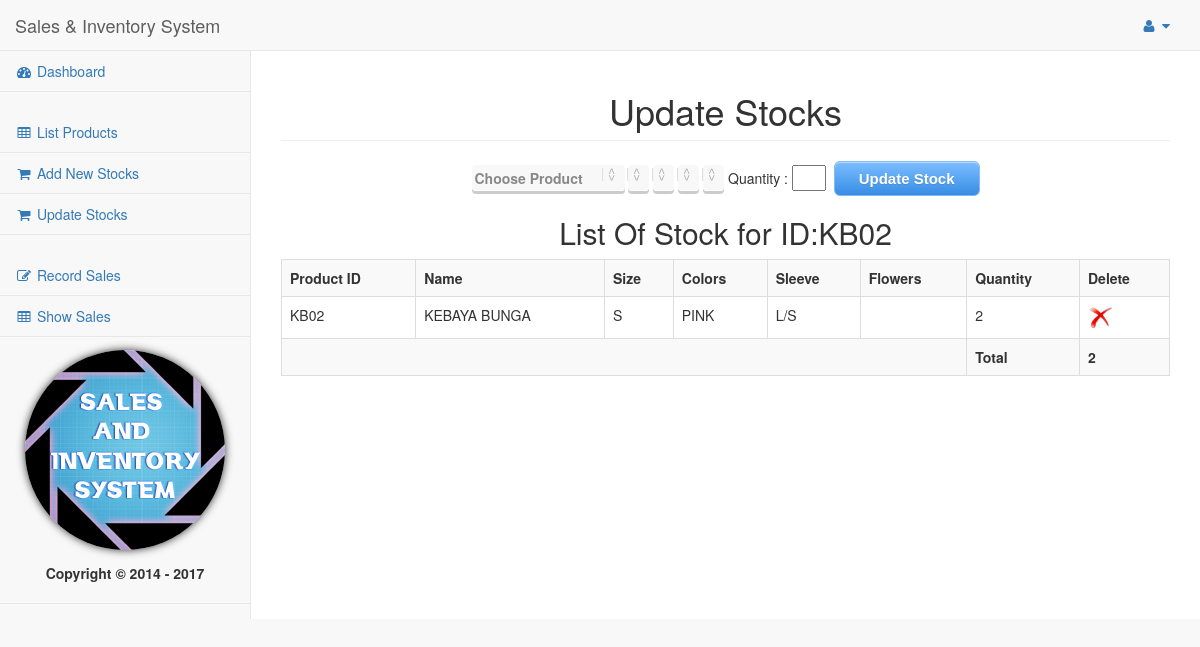
The page /stock/upstock.php?id=KB02 (signed in) on the database its author committed.
### tables this page shows
CREATE TABLE IF NOT EXISTS `productdetail` (
  `DetailID` int(11) NOT NULL AUTO_INCREMENT,
  `ProductID` varchar(50) NOT NULL,
  `Size` varchar(10) NOT NULL,
  `Colors` varchar(50) NOT NULL,
  `Sleeve` varchar(100) DEFAULT NULL,
  `FlowersEmb` varchar(100) DEFAULT NULL,
  `Quantity` int(11) NOT NULL,
  PRIMARY KEY (`DetailID`)
);

CREATE TABLE IF NOT EXISTS `product` (
  `ProductID` varchar(50) NOT NULL,
  `ProductName` varchar(100) NOT NULL,
  `SizeAvailable` varchar(200) NOT NULL,
  `ColorsAvailable` varchar(200) DEFAULT NULL,
  `SleeveAvailable` varchar(200) DEFAULT NULL,
  `FlowersEmbAvailable` varchar(200) DEFAULT NULL,
  `GPRICE` double NOT NULL,
  PRIMARY KEY (`ProductID`)
);

### stock/upstock.php (the view, shortened to what this page needs)
<?php include '../templates/headerfolder.php'; ?>
<html>
<head>
</head>
<body>
<center>
<h1 class='page-header'>Update Stocks</h1>
<form action="upstock.php" method="post">
<label><select name='pilih' onchange="fetch_data(this.value);">
<option value=''>Choose Product</option>
<?php
try
{
	echo "</select></label>&nbsp;";
	echo "<label><select id='select_size' name='select_size'>
	</select></label>&nbsp;";
	echo "<label><select id='select_colors' name='select_colors'>
	</select></label>&nbsp;";
	echo "<label><select id='select_sleeve' name='select_sleeve'>
	</select></label>&nbsp;";
	echo "<label><select id='select_flowers' name='select_flowers'>
	</select></label>&nbsp;";
	echo "Quantity : <input type='text' size='1' name='quantity'>&nbsp;
	<input type='submit' name='update' class='myButton' value='Update Stock'>
	</form>
	";
	if(isset($_GET['id']))
	{
		$ids = $_GET['id'];
		include 'liststockid.php';
	}
}
catch (PDOException $e)
{
	echo "Connection failed: " . $e->getMessage();
}
?>
</center>
<?php include '../templates/footerfolder.php'; ?>

### stock/liststockid.php (shortened to what this page needs)
<html>
<head>
</head>
<body>
<center>
<h2>List Of Stock for ID:<?php echo htmlentities($ids); ?></h2>
<?php
include '../config.php';
try
{
	$conn = new PDO("mysql:host=$servername;dbname=$dbname", $username, $password);
	$conn->setAttribute(PDO::ATTR_ERRMODE, PDO::ERRMODE_EXCEPTION);
	$stmt = $conn->prepare("SELECT PD.DETAILID, P.PRODUCTID, P.PRODUCTNAME,
												PD.SIZE, PD.COLORS, PD.SLEEVE,
												PD.FLOWERSEMB, PD.QUANTITY
												FROM PRODUCT P, PRODUCTDETAIL PD
												WHERE P.PRODUCTID = PD.PRODUCTID
												AND P.PRODUCTID = ?
												AND PD.PRODUCTID = ?
                                                 ");
	$stmt->execute(array($ids,$ids));
	echo "
		 <div class='table-responsive'>
		<table class='table table-bordered table-hover table-striped'>
		<tr>
		<th>Product ID</th>
		<th>Name</th>
		<th>Size</th>
		<th>Colors</th>
		<th>Sleeve</th>
		<th>Flowers</th>
		<th>Quantity</th>
		<th>Delete</th>
		</tr>
	";
	while ($row = $stmt->fetch(PDO::FETCH_ASSOC))
	{
		$did = $row['DETAILID'];
		$pid = $row['PRODUCTID'];
		$name = $row['PRODUCTNAME'];
		$size = $row['SIZE'];
		$colors = $row['COLORS'];
		$sleeve = $row['SLEEVE'];
		$flowers = $row['FLOWERSEMB'];
		$quantity = $row['QUANTITY'];
		echo "
		<tr>
		<td>$pid</td>
		<td>$name</td>
		<td>$size</td>
		<td>$colors</td>
		<td>$sleeve</td>
		<td>$flowers</td>
		<td>$quantity</td>
		<td><a href='./index.php?did=$did&delete=Delete' onclick='return checkDelete()'><img src='../images/del.png' width='25px' title='Delete Product'/></a></td>
		</tr>
		";
	}
	$total = $conn->prepare("SELECT SUM(QUANTITY) AS TOTALQUANTITY
											    FROM PRODUCT P, PRODUCTDETAIL PD
												WHERE P.PRODUCTID = PD.PRODUCTID
												AND P.PRODUCTID = '{$ids}'
												AND PD.PRODUCTID = '{$ids}'
												");
	$total->execute();
	$result = $total->fetch(PDO::FETCH_ASSOC);
	$totalquantity = $result['TOTALQUANTITY'];
	echo "
	<tr>
	<td  colspan='6'></td>
	<th>Total</th>
	<th>$totalquantity</th>
	</tr>
	</table>
	</div>
	";
}
catch (PDOException $e)
{
	if((strpos($ids, "'") == true))
	{
		echo "<font color='red'><h1>WOW! HACKER!</h1></font>";
	}
	else
		echo "Connection failed: " . $e->getMessage();
}
?>
</center>
</body>
</html>

### css/design.css (style rules this page uses)
select { padding:3px; margin: 0; -webkit-border-radius:4px; -moz-border-radius:4px; border-radius:4px; -webkit-box-shadow: 0 3px 0 #ccc, 0 -1px #fff inset; -moz-box-shadow: 0 3px 0 #ccc, 0 -1px #fff inset; box-shadow: 0 3px 0 #ccc, 0 -1px #fff inset; background: #f8f8f8; color:#888; border:none; outline:none; display: inline-block; -webkit-appearance:none; -moz-appearance:none; appearance:none; cursor:pointer; }
@media screen and (-webkit-min-device-pixel-ratio:0) { select { padding-right:18px } }
label { position:relative }
label:after { content:'<>'; font:11px "Consolas", monospace; color:#aaa; -webkit-transform:rotate(90deg); -moz-transform:rotate(90deg); -ms-transform:rotate(90deg); transform:rotate(90deg); right:8px; top:2px; padding:0 0 2px; border-bottom:1px solid #ddd; position:absolute; pointer-events:none; }
.myButton { -moz-box-shadow:inset 0px 1px 0px 0px #bbdaf7; -webkit-box-shadow:inset 0px 1px 0px 0px #bbdaf7; box-shadow:inset 0px 1px 0px 0px #bbdaf7; background:-webkit-gradient(linear, left top, left bottom, color-stop(0.05, #79bbff), color-stop(1, #378de5)); background:-moz-linear-gradient(top, #79bbff 5%, #378de5 100%); background:-webkit-linear-gradient(top, #79bbff 5%, #378de5 100%); background:-o-linear-gradient(top, #79bbff 5%, #378de5 100%); background:-ms-linear-gradient(top, #79bbff 5%, #378de5 100%); background:linear-gradient(to bottom, #79bbff 5%, #378de5 100%); filter:progid:DXImageTransform.Microsoft.gradient(startColorstr='#79bbff', endColorstr='#378de5',GradientType=0); background-color:#79bbff; -moz-border-radius:6px; -webkit-border-radius:6px; border-radius:6px; border:1px solid #84bbf3; display:inline-block; cursor:pointer; color:#ffffff; font-family:Arial; font-size:15px; font-weight:bold; padding:6px 24px; text-decoration:none; text-shadow:0px 1px 0px #528ecc; }

### rows shown on the page
productdetail: ProductID.ProductID "KB02", ProductID.ProductName "KEBAYA BUNGA", Size "S", Colors "PINK", Sleeve "L/S", Quantity "2"

### other values the page prints
$ids "KB02"
$totalquantity "2"
